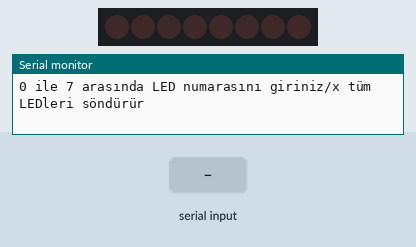
Recording of a sketch running on a simulated Arduino Uno, built with avr-gcc and run on an emulated ATmega328P. Parts: 8 shift-register outputs drawn as a row of LEDs (first output left, lit = HIGH), the last lines printed to the serial monitor. Wiring (inferred from the names in the program): shift register (74HC595): data pin 8; shift clock pin 10; latch pin 9. Wiring (inferred from the signals the program sends): row of LEDs: on Q0, Q1, Q2, Q3, Q4, Q5, Q6, Q7. The test bench sets the inputs (shaded band).

Above: at 1.2 s.
1.3 s: "30,150\n" received over Serial
At 1.9 s:
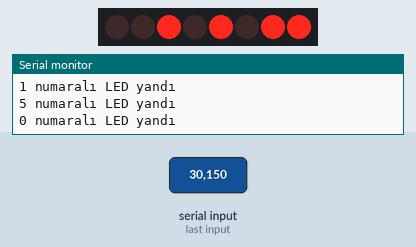
2.8 s: "x90\n" received over Serial
At 3.9 s:
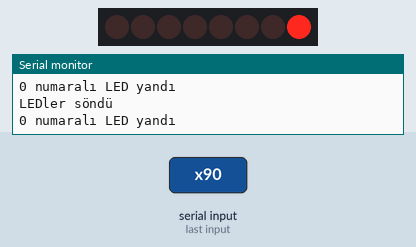
4.3 s: "90,45\n" received over Serial
At 5.1 s:
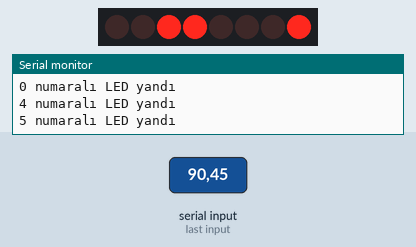
5.8 s: "200\n" received over Serial
At 6.1 s:
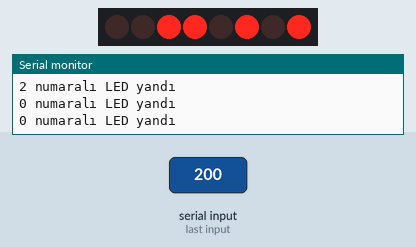
7.3 s: "x,45\n" received over Serial
At 8.5 s:
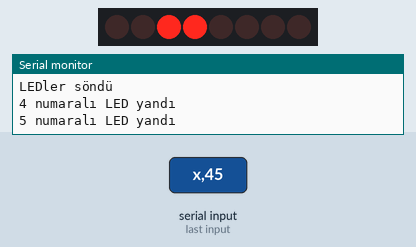
8.8 s: "x" received over Serial
At 9.6 s:
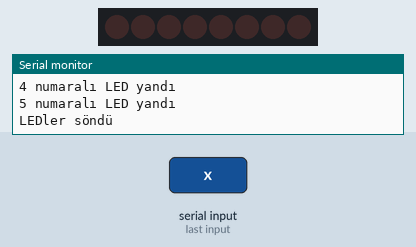
Timing chart, 0 to 11.3 s (numbered marks = the images above; inputs shaded):
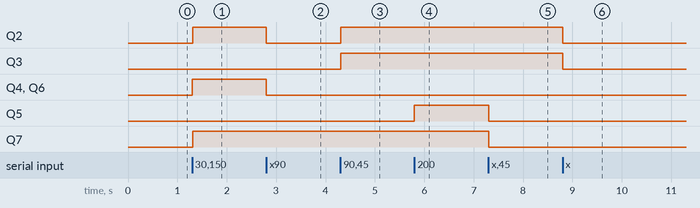

Measured:
- after the input at 1.3 s, Q2, Q4, Q6, Q7: LOW → HIGH at once
- after the input at 2.8 s, Q2, Q4, Q6: HIGH → LOW at once
- after the input at 4.3 s, Q2, Q3: LOW → HIGH at once
- after the input at 5.8 s, Q5: LOW → HIGH at once
- after the input at 7.3 s, Q5, Q7: HIGH → LOW at once
- after the input at 8.8 s, Q2, Q3: HIGH → LOW at once

The sketch:

2.3.3._seri_port_LEd_kontrolu_entegreli.ino
```cpp
int biteyaz = 9; //latchpin= ST_CP (entegre belleğine kayıt pini)
int tetiklemepin = 10; //clockpin=SH_CP(kaydırmalı kaydedici tetikleme pini)
int veripin = 8; // datapin=DS (seri veri giriş pini)
byte ledler = 0; // ledler değişkenine byte olarak atama yapılır.

void setup()
{
pinMode(biteyaz, OUTPUT); // kaydırmalı kaydediciyi kontrol etmek için pinler ayarlanır
pinMode(tetiklemepin, OUTPUT);
pinMode(veripin, OUTPUT);
Serial.begin(9600); //seri port açılarak 9600 baud da veri iletişimi hazır hale getirilir.
while (! Serial); // seriport hazır olana kadar bekler
Serial.println("0 ile 7 arasında LED numarasını giriniz/x tüm LEDleri söndürür"); //ekrana yazı yazılır.
}

void loop()
{
if (Serial.available())//eğer bir karakter girişi olursa ara bellekte hazır tutularak hazır hale getirilir.
{
char deger = Serial.read();//okunup arabellekte tutulan karakter deger isminde değişkene atılır.
if (deger >= '0' && deger <= '7')//değer değişkenine 0 ile 7 arasında karakter atandığında
// koda işlemeye devam eder.
{
int led = deger-'0' ; //girilen her karakterden 0 çıkartılarak ASCII karakterine dönüştürülür.
bitSet(ledler, led); // girilen karakter fonksiyona yollanır.
kaydirmalikaydedici();
Serial.print(led);
Serial.println(" numaralı LED yandı "); //0-7 arası girilen numaraya göre ilgili LED yanar.
}
if ((deger == 'x') or (deger == 'X'))// eğer x karakteri girilirse
{
ledler = 0; //ledler değişkenine tekrar 0 olarak atama yapılır.
kaydirmalikaydedici(); //karakter fonksiyona yollanır.
Serial.println("LEDler söndü");
}
}
}

void kaydirmalikaydedici()
{
digitalWrite(biteyaz, LOW); //her bir LED için önce LOW değeri atanır, LSBFIRST ile seriporttan girilen 0-7 değerine göre LEDler HIGH ile yakılır.
shiftOut(veripin, tetiklemepin, LSBFIRST, ledler);
digitalWrite(biteyaz, HIGH);
}
```
